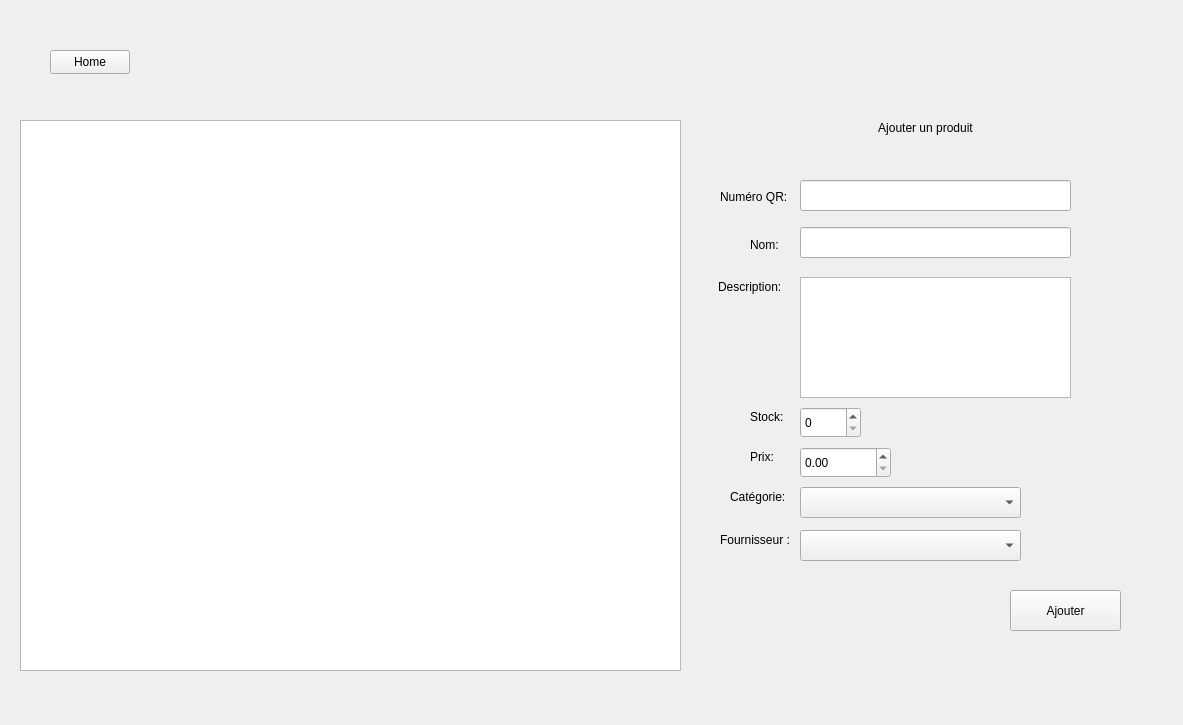
<?xml version="1.0" encoding="UTF-8"?>
<ui version="4.0">
 <class>ProductsWindow</class>
 <widget class="QWidget" name="ProductsWindow">
  <property name="geometry">
   <rect>
    <x>0</x>
    <y>0</y>
    <width>1183</width>
    <height>725</height>
   </rect>
  </property>
  <property name="windowTitle">
   <string>Form</string>
  </property>
  <widget class="QStackedWidget" name="stackedWidget">
   <property name="geometry">
    <rect>
     <x>0</x>
     <y>90</y>
     <width>1151</width>
     <height>601</height>
    </rect>
   </property>
   <property name="currentIndex">
    <number>2</number>
   </property>
   <widget class="QWidget" name="d_delete">
    <widget class="QLabel" name="label_4">
     <property name="geometry">
      <rect>
       <x>780</x>
       <y>20</y>
       <width>301</width>
       <height>131</height>
      </rect>
     </property>
     <property name="text">
      <string>Supprimer un produit</string>
     </property>
     <property name="alignment">
      <set>Qt::AlignmentFlag::AlignCenter</set>
     </property>
    </widget>
    <widget class="QLabel" name="label_16">
     <property name="geometry">
      <rect>
       <x>790</x>
       <y>130</y>
       <width>281</width>
       <height>16</height>
      </rect>
     </property>
     <property name="text">
      <string>Saisissez l'id du produit que vous souhaitez modifier</string>
     </property>
    </widget>
    <widget class="QPushButton" name="search_2">
     <property name="geometry">
      <rect>
       <x>890</x>
       <y>190</y>
       <width>80</width>
       <height>24</height>
      </rect>
     </property>
     <property name="text">
      <string>Chercher...</string>
     </property>
    </widget>
    <widget class="QSpinBox" name="productId_2">
     <property name="geometry">
      <rect>
       <x>910</x>
       <y>150</y>
       <width>42</width>
       <height>25</height>
      </rect>
     </property>
     <property name="maximum">
      <number>100000</number>
     </property>
    </widget>
    <widget class="QLabel" name="msg_2">
     <property name="geometry">
      <rect>
       <x>810</x>
       <y>230</y>
       <width>231</width>
       <height>61</height>
      </rect>
     </property>
     <property name="text">
      <string/>
     </property>
     <property name="alignment">
      <set>Qt::AlignmentFlag::AlignCenter</set>
     </property>
    </widget>
    <widget class="QDialogButtonBox" name="buttonBox">
     <property name="geometry">
      <rect>
       <x>840</x>
       <y>320</y>
       <width>171</width>
       <height>41</height>
      </rect>
     </property>
     <property name="standardButtons">
      <set>QDialogButtonBox::StandardButton::Cancel|QDialogButtonBox::StandardButton::Ok</set>
     </property>
    </widget>
    <widget class="QTableWidget" name="productsTable_4">
     <property name="geometry">
      <rect>
       <x>20</x>
       <y>30</y>
       <width>661</width>
       <height>551</height>
      </rect>
     </property>
    </widget>
   </widget>
   <widget class="QWidget" name="c_modif">
    <widget class="QLabel" name="label_3">
     <property name="geometry">
      <rect>
       <x>790</x>
       <y>0</y>
       <width>311</width>
       <height>31</height>
      </rect>
     </property>
     <property name="text">
      <string>Modifier un produit</string>
     </property>
     <property name="alignment">
      <set>Qt::AlignmentFlag::AlignCenter</set>
     </property>
    </widget>
    <widget class="QSpinBox" name="productId">
     <property name="geometry">
      <rect>
       <x>940</x>
       <y>70</y>
       <width>42</width>
       <height>25</height>
      </rect>
     </property>
     <property name="maximum">
      <number>100000</number>
     </property>
    </widget>
    <widget class="QLabel" name="label_10">
     <property name="geometry">
      <rect>
       <x>820</x>
       <y>50</y>
       <width>281</width>
       <height>16</height>
      </rect>
     </property>
     <property name="text">
      <string>Saisissez l'id du produit que vous souhaitez modifier</string>
     </property>
    </widget>
    <widget class="QPushButton" name="search">
     <property name="geometry">
      <rect>
       <x>820</x>
       <y>100</y>
       <width>80</width>
       <height>24</height>
      </rect>
     </property>
     <property name="text">
      <string>Chercher...</string>
     </property>
    </widget>
    <widget class="QLabel" name="label_15">
     <property name="geometry">
      <rect>
       <x>780</x>
       <y>450</y>
       <width>61</width>
       <height>20</height>
      </rect>
     </property>
     <property name="text">
      <string>Catégorie: </string>
     </property>
    </widget>
    <widget class="QLabel" name="label_12">
     <property name="geometry">
      <rect>
       <x>800</x>
       <y>410</y>
       <width>41</width>
       <height>20</height>
      </rect>
     </property>
     <property name="text">
      <string>Prix: </string>
     </property>
    </widget>
    <widget class="QLabel" name="label_11">
     <property name="geometry">
      <rect>
       <x>768</x>
       <y>240</y>
       <width>71</width>
       <height>20</height>
      </rect>
     </property>
     <property name="text">
      <string>Description: </string>
     </property>
    </widget>
    <widget class="QLabel" name="label_14">
     <property name="geometry">
      <rect>
       <x>800</x>
       <y>370</y>
       <width>41</width>
       <height>20</height>
      </rect>
     </property>
     <property name="text">
      <string>Stock: </string>
     </property>
    </widget>
    <widget class="QTextEdit" name="description_2">
     <property name="geometry">
      <rect>
       <x>850</x>
       <y>240</y>
       <width>271</width>
       <height>121</height>
      </rect>
     </property>
    </widget>
    <widget class="QSpinBox" name="stock_2">
     <property name="geometry">
      <rect>
       <x>850</x>
       <y>370</y>
       <width>61</width>
       <height>31</height>
      </rect>
     </property>
     <property name="maximum">
      <number>100000</number>
     </property>
    </widget>
    <widget class="QLabel" name="label_13">
     <property name="geometry">
      <rect>
       <x>800</x>
       <y>200</y>
       <width>49</width>
       <height>16</height>
      </rect>
     </property>
     <property name="text">
      <string>Nom: </string>
     </property>
    </widget>
    <widget class="QDoubleSpinBox" name="price_2">
     <property name="geometry">
      <rect>
       <x>850</x>
       <y>410</y>
       <width>91</width>
       <height>31</height>
      </rect>
     </property>
     <property name="maximum">
      <double>100000.000000000000000</double>
     </property>
    </widget>
    <widget class="QComboBox" name="category_2">
     <property name="geometry">
      <rect>
       <x>850</x>
       <y>450</y>
       <width>221</width>
       <height>31</height>
      </rect>
     </property>
    </widget>
    <widget class="QLineEdit" name="name_2">
     <property name="geometry">
      <rect>
       <x>850</x>
       <y>190</y>
       <width>271</width>
       <height>31</height>
      </rect>
     </property>
    </widget>
    <widget class="QPushButton" name="modif">
     <property name="geometry">
      <rect>
       <x>870</x>
       <y>540</y>
       <width>121</width>
       <height>31</height>
      </rect>
     </property>
     <property name="text">
      <string>Modifier</string>
     </property>
    </widget>
    <widget class="QLabel" name="msg">
     <property name="geometry">
      <rect>
       <x>930</x>
       <y>100</y>
       <width>271</width>
       <height>41</height>
      </rect>
     </property>
     <property name="text">
      <string/>
     </property>
     <property name="alignment">
      <set>Qt::AlignmentFlag::AlignCenter</set>
     </property>
    </widget>
    <widget class="Line" name="line_4">
     <property name="geometry">
      <rect>
       <x>620</x>
       <y>30</y>
       <width>641</width>
       <height>20</height>
      </rect>
     </property>
     <property name="orientation">
      <enum>Qt::Orientation::Horizontal</enum>
     </property>
    </widget>
    <widget class="Line" name="line_5">
     <property name="geometry">
      <rect>
       <x>620</x>
       <y>130</y>
       <width>641</width>
       <height>20</height>
      </rect>
     </property>
     <property name="orientation">
      <enum>Qt::Orientation::Horizontal</enum>
     </property>
    </widget>
    <widget class="QLabel" name="label_18">
     <property name="geometry">
      <rect>
       <x>770</x>
       <y>157</y>
       <width>81</width>
       <height>20</height>
      </rect>
     </property>
     <property name="text">
      <string>Numéro QR: </string>
     </property>
    </widget>
    <widget class="QLineEdit" name="qr_2">
     <property name="geometry">
      <rect>
       <x>850</x>
       <y>150</y>
       <width>271</width>
       <height>31</height>
      </rect>
     </property>
    </widget>
    <widget class="QTableWidget" name="productsTable_3">
     <property name="geometry">
      <rect>
       <x>20</x>
       <y>30</y>
       <width>661</width>
       <height>551</height>
      </rect>
     </property>
    </widget>
    <widget class="QComboBox" name="supplier_2">
     <property name="geometry">
      <rect>
       <x>850</x>
       <y>490</y>
       <width>221</width>
       <height>31</height>
      </rect>
     </property>
    </widget>
    <widget class="QLabel" name="label_37">
     <property name="geometry">
      <rect>
       <x>770</x>
       <y>490</y>
       <width>71</width>
       <height>20</height>
      </rect>
     </property>
     <property name="text">
      <string>Fournisseur :</string>
     </property>
    </widget>
   </widget>
   <widget class="QWidget" name="b_add">
    <widget class="QLabel" name="label_2">
     <property name="geometry">
      <rect>
       <x>810</x>
       <y>-13</y>
       <width>231</width>
       <height>101</height>
      </rect>
     </property>
     <property name="sizePolicy">
      <sizepolicy hsizetype="Preferred" vsizetype="Preferred">
       <horstretch>0</horstretch>
       <verstretch>0</verstretch>
      </sizepolicy>
     </property>
     <property name="maximumSize">
      <size>
       <width>16777215</width>
       <height>16777215</height>
      </size>
     </property>
     <property name="text">
      <string>Ajouter un produit</string>
     </property>
     <property name="alignment">
      <set>Qt::AlignmentFlag::AlignCenter</set>
     </property>
    </widget>
    <widget class="QLineEdit" name="name">
     <property name="geometry">
      <rect>
       <x>800</x>
       <y>137</y>
       <width>271</width>
       <height>31</height>
      </rect>
     </property>
    </widget>
    <widget class="QTextEdit" name="description">
     <property name="geometry">
      <rect>
       <x>800</x>
       <y>187</y>
       <width>271</width>
       <height>121</height>
      </rect>
     </property>
    </widget>
    <widget class="QSpinBox" name="stock">
     <property name="geometry">
      <rect>
       <x>800</x>
       <y>317</y>
       <width>61</width>
       <height>31</height>
      </rect>
     </property>
     <property name="maximum">
      <number>100000</number>
     </property>
    </widget>
    <widget class="QDoubleSpinBox" name="price">
     <property name="geometry">
      <rect>
       <x>800</x>
       <y>357</y>
       <width>91</width>
       <height>31</height>
      </rect>
     </property>
     <property name="maximum">
      <double>100000.000000000000000</double>
     </property>
    </widget>
    <widget class="QComboBox" name="categoryComboBox">
     <property name="geometry">
      <rect>
       <x>800</x>
       <y>397</y>
       <width>221</width>
       <height>31</height>
      </rect>
     </property>
    </widget>
    <widget class="QLabel" name="label_5">
     <property name="geometry">
      <rect>
       <x>750</x>
       <y>147</y>
       <width>49</width>
       <height>16</height>
      </rect>
     </property>
     <property name="text">
      <string>Nom: </string>
     </property>
    </widget>
    <widget class="QLabel" name="label_6">
     <property name="geometry">
      <rect>
       <x>718</x>
       <y>187</y>
       <width>71</width>
       <height>20</height>
      </rect>
     </property>
     <property name="text">
      <string>Description: </string>
     </property>
    </widget>
    <widget class="QLabel" name="label_7">
     <property name="geometry">
      <rect>
       <x>750</x>
       <y>317</y>
       <width>41</width>
       <height>20</height>
      </rect>
     </property>
     <property name="text">
      <string>Stock: </string>
     </property>
    </widget>
    <widget class="QLabel" name="label_8">
     <property name="geometry">
      <rect>
       <x>750</x>
       <y>357</y>
       <width>41</width>
       <height>20</height>
      </rect>
     </property>
     <property name="text">
      <string>Prix: </string>
     </property>
    </widget>
    <widget class="QLabel" name="label_9">
     <property name="geometry">
      <rect>
       <x>730</x>
       <y>397</y>
       <width>61</width>
       <height>20</height>
      </rect>
     </property>
     <property name="text">
      <string>Catégorie: </string>
     </property>
    </widget>
    <widget class="QPushButton" name="add">
     <property name="geometry">
      <rect>
       <x>1010</x>
       <y>500</y>
       <width>111</width>
       <height>41</height>
      </rect>
     </property>
     <property name="text">
      <string>Ajouter</string>
     </property>
    </widget>
    <widget class="QLabel" name="label_17">
     <property name="geometry">
      <rect>
       <x>720</x>
       <y>97</y>
       <width>81</width>
       <height>20</height>
      </rect>
     </property>
     <property name="text">
      <string>Numéro QR: </string>
     </property>
    </widget>
    <widget class="QLineEdit" name="qr">
     <property name="geometry">
      <rect>
       <x>800</x>
       <y>90</y>
       <width>271</width>
       <height>31</height>
      </rect>
     </property>
    </widget>
    <widget class="QTableWidget" name="productsTable_2">
     <property name="geometry">
      <rect>
       <x>20</x>
       <y>30</y>
       <width>661</width>
       <height>551</height>
      </rect>
     </property>
    </widget>
    <widget class="QLabel" name="label_36">
     <property name="geometry">
      <rect>
       <x>720</x>
       <y>440</y>
       <width>71</width>
       <height>20</height>
      </rect>
     </property>
     <property name="text">
      <string>Fournisseur :</string>
     </property>
    </widget>
    <widget class="QComboBox" name="supplierComboBox">
     <property name="geometry">
      <rect>
       <x>800</x>
       <y>440</y>
       <width>221</width>
       <height>31</height>
      </rect>
     </property>
    </widget>
   </widget>
  </widget>
  <widget class="QPushButton" name="home">
   <property name="geometry">
    <rect>
     <x>50</x>
     <y>50</y>
     <width>80</width>
     <height>24</height>
    </rect>
   </property>
   <property name="text">
    <string>Home</string>
   </property>
  </widget>
 </widget>
 <resources/>
 <connections/>
</ui>
